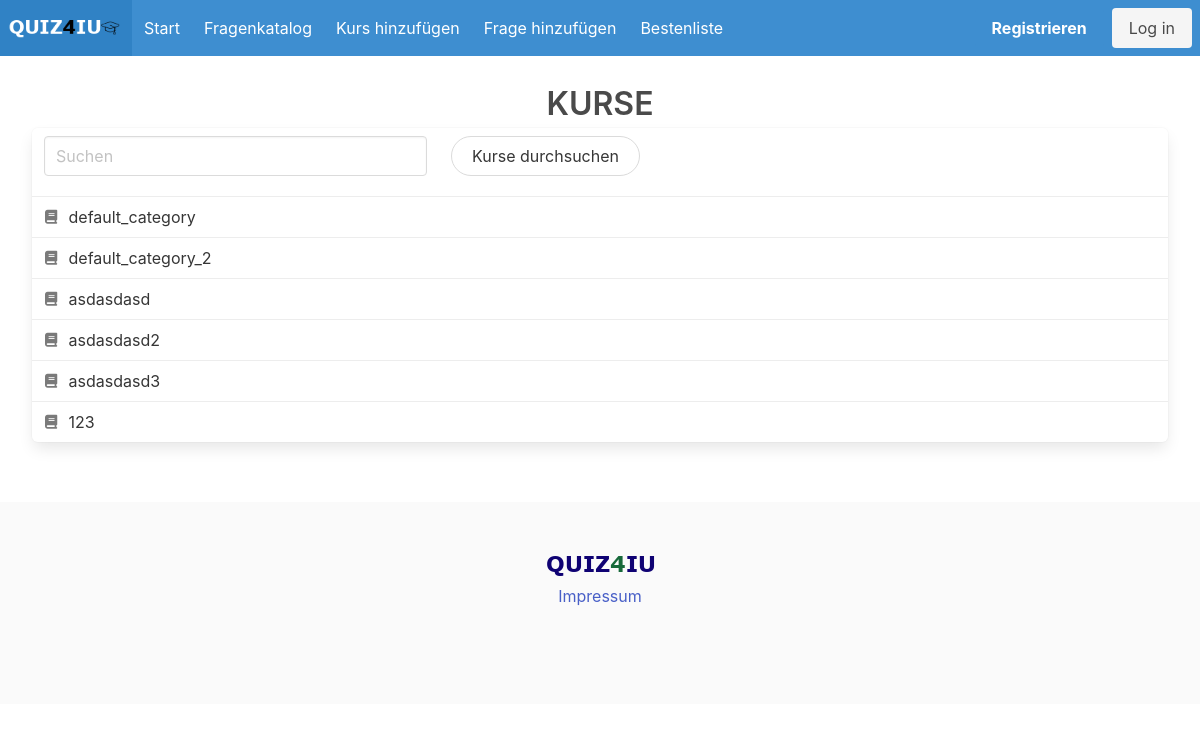
The app's page /quiz/categorylist/, older data.
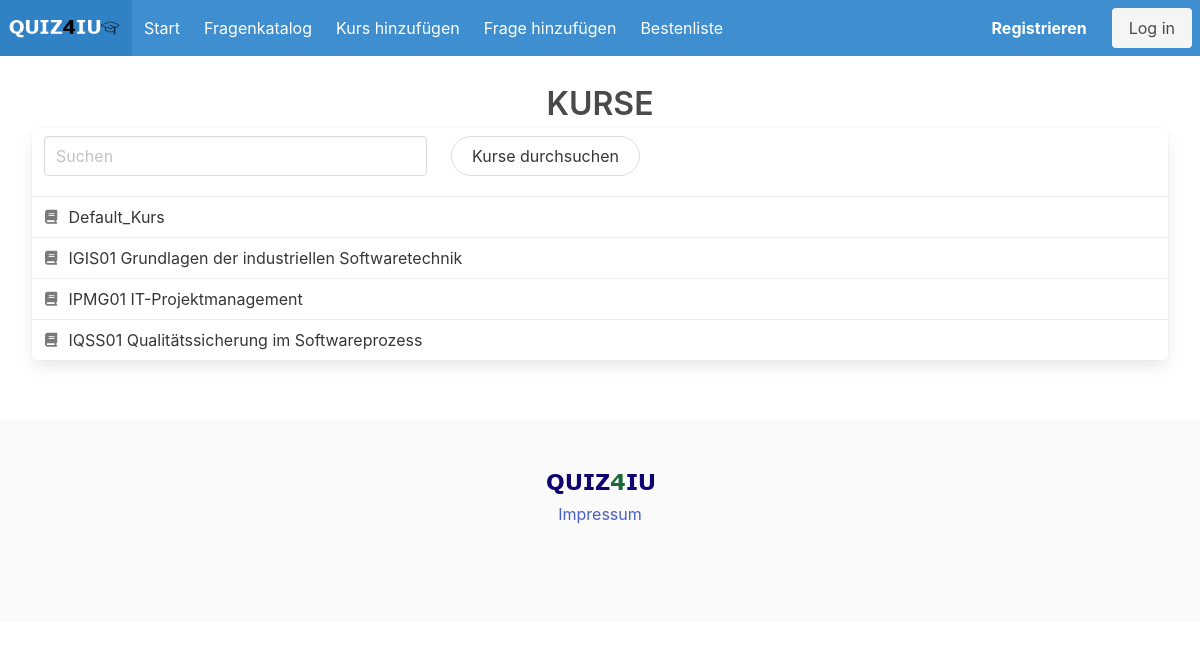
The same page, newer data.
### quiz/models.py (models this page shows, shortened)
class Category(models.Model):
    name = models.CharField(max_length = 100)

### quiz/views.py (the view)
# urls.py: path('categorylist/',views.categorylist, name="categorylist"),
def categorylist(request):
    questions = Question.objects.all().order_by('date')
    categories = Category.objects.all().order_by('id')
    context = {'categories':categories, 'questions':questions}
    return render(request, 'categorylist.html', context)

### quiz/templates/categorylist.html
{% extends 'base_layout.html' %}
{% block content %}
<div class="column has-text-centered px-2">
    <h2 class="is-size-3 is-uppercase has-text-weight-semibold">Kurse</h2>
    <nav class="panel">
      <div class="panel-block">
          <div class="columns">
            <div class="column is-four-fifths">
              <input class="input" type="text" placeholder="Suchen">
            </div>
            <div class="column">
              <button class="button is-rounded mb-3" type="submit">Kurse durchsuchen</button>
            </div>
          </div>
      </div>
        {% for category in categories %}
        <a class="panel-block" id="{{category.id}}" href="{% url 'category_catalog' category.id %}">
          <span class="panel-icon">
            <i class="fas fa-book" aria-hidden="true"></i>
          </span>
          {{category.name}}
        </a>
        {% endfor%}
      </nav>
</div>
{% endblock%}

Row changes from the older to the newer data that the page shows:
removed Category: name "asdasdasd"
removed Category: name "asdasdasd2"
removed Category: name "asdasdasd3"
removed Category: name "123"
changed Category: name "default_category" → "Default_Kurs"
changed Category: name "default_category_2" → "IGIS01 Grundlagen der industriellen Softwaretechnik"
added Category: name "IPMG01 IT-Projektmanagement"
added Category: name "IQSS01 Qualitätssicherung im Softwareprozess"
